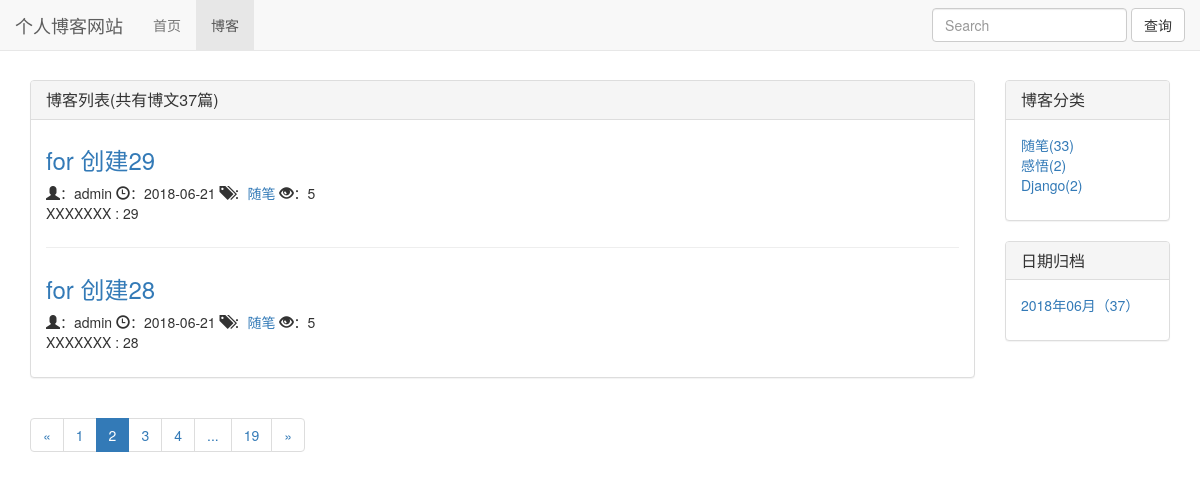
The page /blog/?page=2 on the database as committed earlier.
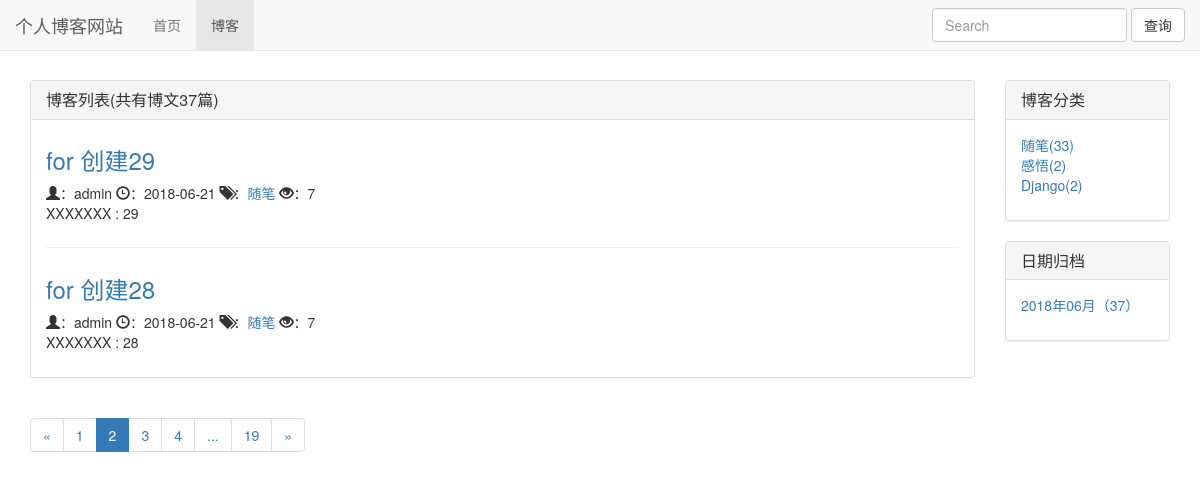
The same page on the database as committed later.
### blog/models.py (models this page shows, shortened)
class Blog(models.Model):
    tittle = models.CharField(max_length=50)
    blogtype = models.ForeignKey(BlogType,on_delete=models.DO_NOTHING)
    author = models.ForeignKey(User,on_delete=models.DO_NOTHING)
    content = RichTextUploadingField()
    readDetail = GenericRelation(ReadDetail)
    created_time = models.DateTimeField(auto_now_add=True)
    last_update_time = models.DateTimeField(auto_now=True)
    def get_read_num(self):
        try:
            ct = ContentType.objects.get_for_model(Blog)
            readnum = ReadNum.objects.get(content_type=ct, object_id=self.pk)
            return readnum.read_num
        except exceptions.ObjectDoesNotExist:
            return 0
    class Meta:
        ordering=['-created_time',]

class BlogType(models.Model):
    typename = models.CharField(max_length=15)
    def __str__(self):
        return self.typename

### read_statistics/models.py (models this page shows)
class ReadNum(models.Model):
    read_num = models.IntegerField(default=0)
    content_type = models.ForeignKey(ContentType, on_delete=models.DO_NOTHING)
    object_id = models.PositiveIntegerField()
    content_object = GenericForeignKey('content_type', 'object_id')

### blog/views.py (the view)
# urls.py: path('',views.blog_list,name='blog_list'),
def blog_list(request):
    blog_all_list = Blog.objects.all()
    context = blog_list_common_util(request,blog_all_list)
    return render(request,"blog/blog_list.html",context)

### templates/blog/blog_list.html (shortened to what the changed rows need)
{% extends 'base.html' %}
{% load staticfiles %}
{% block head_extand %}
    <link rel="stylesheet" href="{% static 'blog.css' %}">
{% endblock %}
{% block content %}
    <div class="container">
        <div class="row">
            <div class="col-xs-12 col-sm-8 col-md-9 col-lg-10">
                <div class="panel panel-default">
                  <div class="panel-body">
                        {% for blog in page_of_blog.object_list %}
                            <div class="blog">
                                <h3><a href="{% url 'blog_detail' blog.pk %}">{{ blog.tittle }}</a></h3>
                                <p class="blog-info">
                                  <span class="glyphicon glyphicon-user" aria-hidden="true"></span>：{{ blog.author }}
                                  <span class="glyphicon glyphicon-time" aria-hidden="true"></span>：{{ blog.created_time|date:"Y-m-d" }}
                                  <span class="glyphicon glyphicon-tags" aria-hidden="true"></span>：<a href="{% url 'blog_with_type' blog.blogtype.pk %}">{{ blog.blogtype }}</a>
                                  <span class="glyphicon glyphicon-eye-open" aria-hidden="true"></span>：{{ blog.get_read_num }}
                                </p>
                                <p>{{ blog.content|striptags|truncatechars_html:120 }}</p>
                            </div>
                        {% empty %}
                            <div class="blog">
                                <h3>暂无博客</h3>
                            </div>
                        {% endfor %}
                  </div>
                </div>
            </div>
        </div>
    </div>
{% endblock %}

Rows that differ between the two databases and show on the page:
changed through a linked row, Blog "for 创建29": get_read_num "5" → "7"
changed through a linked row, Blog "for 创建28": get_read_num "5" → "7"
